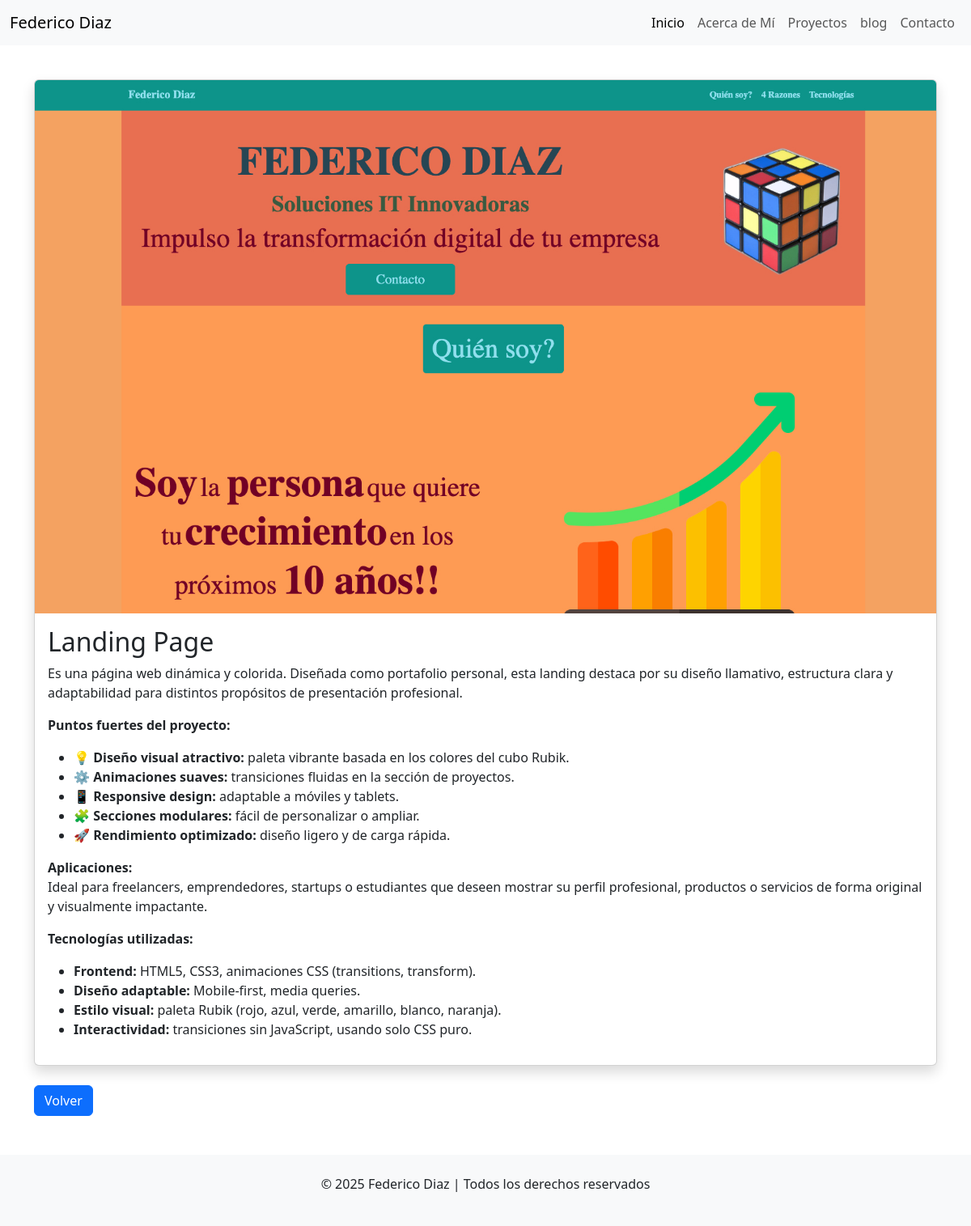
Screenshot of /proyecto/1/ with the database file from the repository.
### my_site/models.py (models this page shows, shortened)
class Proyecto(models.Model):
    titulo = models.CharField(max_length=200)
    descripcion = models.TextField()
    imagen = models.ImageField(upload_to='proyectos/')
    enlace = models.URLField(max_length=200, blank=True, null=True)  # Si deseas agregar enlaces a tus proyectos

### my_site/views.py (the view)
# urls.py: path('proyecto/<int:proyecto_id>/', views.proyecto_detalle, name='proyecto-detalle'),
def proyecto_detalle(request, proyecto_id):
    proyecto = get_object_or_404(Proyecto, id=proyecto_id)
    return render(request, 'proyecto_detalle.html', {'proyecto': proyecto})

### my_site/templates/proyecto_detalle.html (shortened to what this page needs)
<!DOCTYPE html>
<html lang="en">
<head>
    {% load static %}
    <link
      href="https://cdn.jsdelivr.net/npm/aos@2.3.4/dist/aos.css"
      rel="stylesheet"
    />
    <link
      href="https://cdn.jsdelivr.net/npm/bootstrap@5.3.0-alpha1/dist/css/bootstrap.min.css"
      rel="stylesheet"
    />
</head>
<body>
    <nav class="navbar navbar-expand-lg navbar-light bg-light fixed-top">
        <div class="container-fluid">
          <a class="navbar-brand" href="/">Federico Diaz</a>
          <div class="collapse navbar-collapse" id="navbarNav">
            <ul class="navbar-nav ms-auto">
              <li class="nav-item">
                <a class="nav-link active" aria-current="page" href="/">Inicio</a>
              </li>
              <li class="nav-item">
                <a class="nav-link" href="{% url 'about' %}">Acerca de Mí</a>
            </li>
              <li class="nav-item">
                <a class="nav-link" href="{% url 'proyectos' %}">Proyectos</a>
              </li>
              <li class="nav-item">
                <a class="nav-link" href="{% url 'blog-list' %}">blog</a>
              </li>
              <li class="nav-item">
                <a class="nav-link" href="{% url 'contacto' %}">Contacto</a>
              </li>
            </ul>
          </div>
        </div>
      </nav>
    <div class="container mt-5">
        <div class="card shadow" data-aos="fade-up">
            <img src="{{ proyecto.imagen.url }}" class="card-img-top img-fluid" alt="{{ proyecto.titulo }}">
            <div class="card-body">
                <h2 class="card-title">{{ proyecto.titulo }}</h2>
                <p class="card-text">{{ proyecto.descripcion|safe }}</p>
            </div>
        </div>
        <a href="{% url 'proyectos' %}" class="btn btn-primary mt-4">Volver</a>
    </div>
      <footer class="text-center mt-5 py-4 bg-light">
        <p>&copy; 2025 Federico Diaz | Todos los derechos reservados</p>
      </footer>
</body>
</html>

### my_site/templates/proyecto_detalle.html (style rules this page uses)
body { padding-top: 50px; }

### rows the page displays
Proyecto: imagen (picture), titulo "Landing Page", descripcion "Es una página web dinámica y colorida. Diseñada como portafolio personal, esta landing destaca por su diseño llamativo, estructura clara y adaptabilidad para distintos propósitos de presentación profesional. Puntos fuertes del proyecto: 💡 Diseño visual atractivo: paleta vibrante basada en los colores del cubo Rubik. ⚙️ Animaciones suaves: transiciones fluidas en la sección de proyectos. 📱 Responsive design: adaptable a móviles y tablets. 🧩 Secciones modulares: fácil de personalizar o ampliar. 🚀 Rendimiento optimizado: diseño ligero y de carga rápida. Aplicaciones: Ideal para freelancers, emprendedores, startups o estudiantes que deseen mostrar su perfil profesional, productos o servicios de…"
